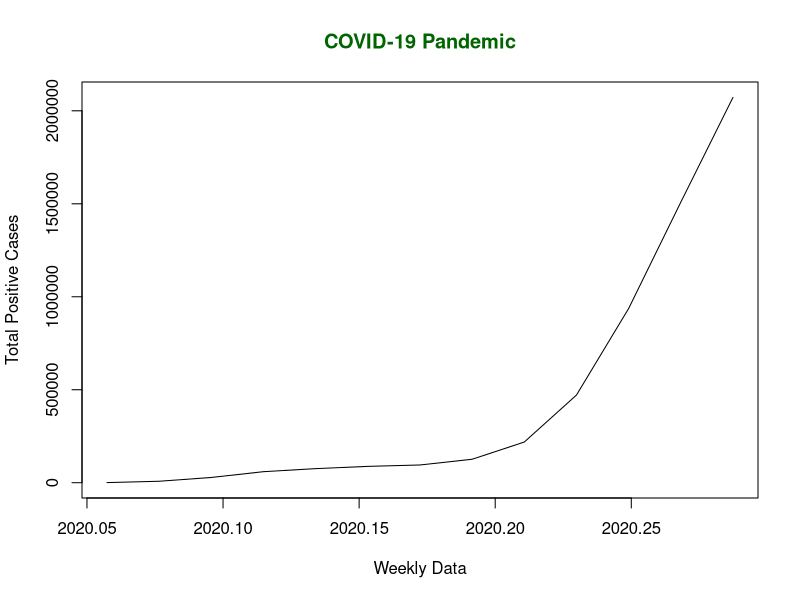

The R source for this figure:
x <- c(580, 7813, 28266, 59287, 75700,
    87820, 95314, 126214, 218843, 471497,
    936851, 1508725, 2072113)
# library required for decimal_date() function
library(lubridate)

# output to be created as png file
png(file ="timeSeries.png")

mts <- ts(x, start = decimal_date(ymd("2020-01-22")),
                            frequency = 365.25 / 7)

# plotting the graph
plot(mts, xlab ="Weekly Data",
        ylab ="Total Positive Cases",
        main ="COVID-19 Pandemic",
        col.main ="darkgreen")
 
# saving the file
dev.off()